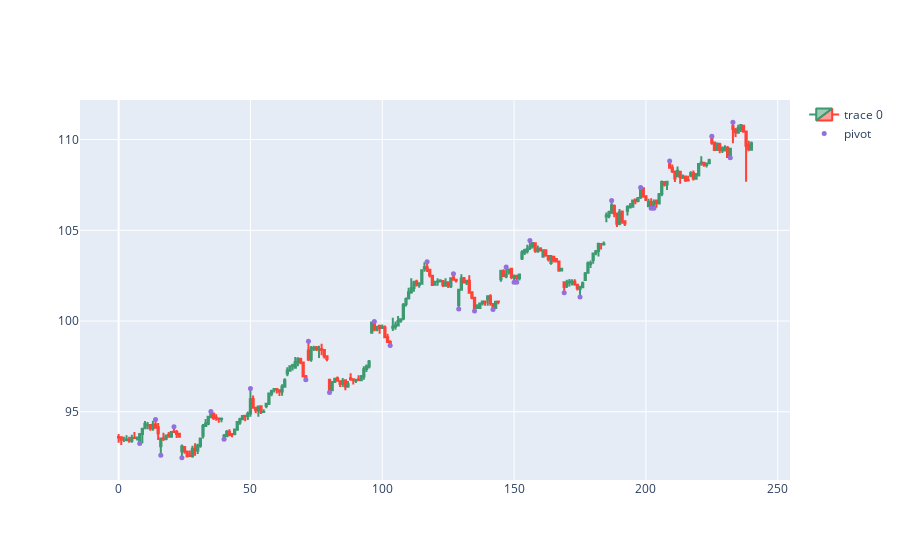

Notebook code for this chart:
### Code cell
import plotly.graph_objects as go
dfpl = df
fig = go.Figure(data=[go.Candlestick(x=dfpl.index,
                open=dfpl['Open'],
                high=dfpl['High'],
                low=dfpl['Low'],
                close=dfpl['Close'])])

fig.add_scatter(x=dfpl.index, y=dfpl['pointpos'], mode="markers",
                marker=dict(size=5, color="MediumPurple"),
                name="pivot")
fig.update_layout(xaxis_rangeslider_visible=False)
fig.show()

### Figure 1 — Plotly figure (JSON) as saved in the notebook; plotly's stock layout.template omitted (floating-point values rounded to 4 significant figures; data arrays with more than 128 entries replaced by an {"elided": "..."} marker saying what was removed)
{"data": [{"close": {"elided": "241 float values"}, "high": {"elided": "241 float values"}, "low": {"elided": "241 float values"}, "open": {"elided": "241 float values"}, "type": "candlestick", "x": {"elided": "241 int values"}}, {"marker": {"color": "MediumPurple", "size": 5}, "mode": "markers", "name": "pivot", "type": "scatter", "x": {"elided": "241 int values"}, "y": {"elided": "241 float values"}}], "layout": {"xaxis": {"rangeslider": {"visible": false}}}}
